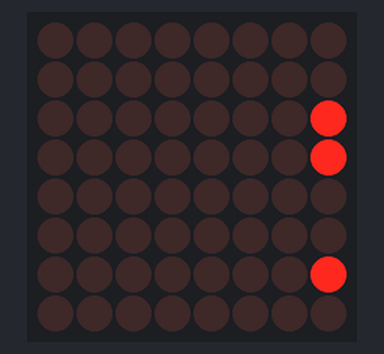
Recording of a sketch running on a simulated Arduino Uno, built with avr-gcc and run on an emulated ATmega328P. Shown: 8×8 LED matrix.

Above: at 0.28 s.
At 5.17 s:
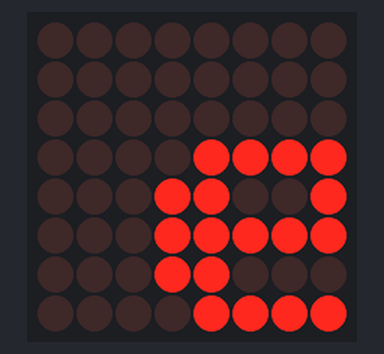
At 10.16 s:
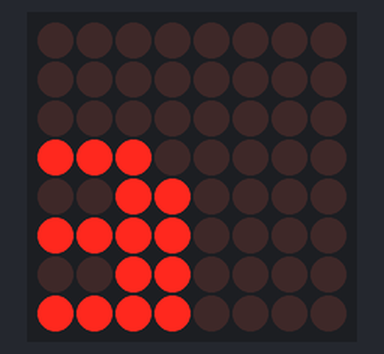
At 20.05 s:
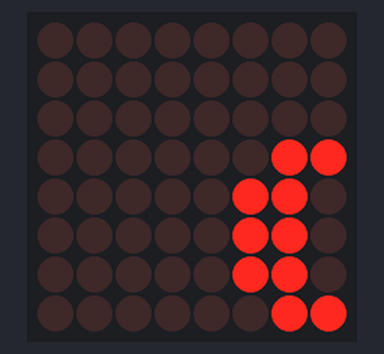
At 29.93 s:
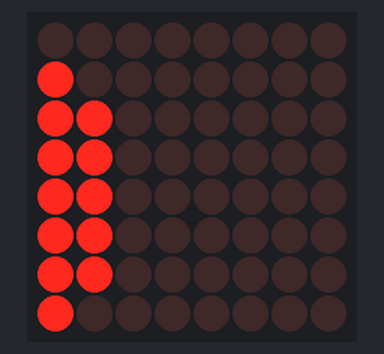
At 39.94 s:
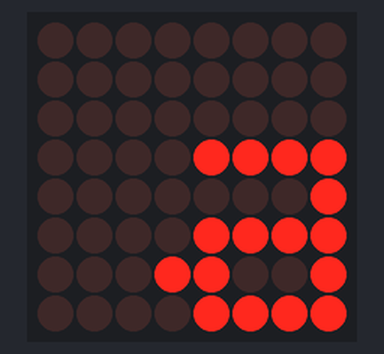

The sketch:

uno_ledmatrix_001.ino
```cpp
#include <LedControl.h>

const uint64_t IMAGES[] = {
  0x6666667e66663c00,
  0x3e66663e66663e00,
  0x3c66060606663c00,
  0x3e66666666663e00,
  0x7e06063e06067e00,
  0x0606063e06067e00,
  0x3c66760606663c00,
  0x6666667e66666600,
  0x3c18181818183c00,
  0x1c36363030307800,
  0x66361e0e1e366600,
  0x7e06060606060600,
  0xc6c6c6d6feeec600,
  0xc6c6e6f6decec600,
  0x3c66666666663c00,
  0x06063e6666663e00,
  0x603c766666663c00,
  0x66361e3e66663e00,
  0x3c66603c06663c00,
  0x18181818185a7e00,
  0x7c66666666666600,
  0x183c666666666600,
  0xc6eefed6c6c6c600,
  0xc6c66c386cc6c600,
  0x1818183c66666600,
  0x7e060c1830607e00,
  0x0000000000000000,
  0x7c667c603c000000,
  0x3e66663e06060600,
  0x3c6606663c000000,
  0x7c66667c60606000,
  0x3c067e663c000000,
  0x0c0c3e0c0c6c3800,
  0x3c607c66667c0000,
  0x6666663e06060600,
  0x3c18181800180000,
  0x1c36363030003000,
  0x66361e3666060600,
  0x1818181818181800,
  0xd6d6feeec6000000,
  0x6666667e3e000000,
  0x3c6666663c000000,
  0x06063e66663e0000,
  0xf0b03c36363c0000,
  0x060666663e000000,
  0x3e403c027c000000,
  0x1818187e18180000,
  0x7c66666666000000,
  0x183c666600000000,
  0x7cd6d6d6c6000000,
  0x663c183c66000000,
  0x3c607c6666000000,
  0x3c0c18303c000000,
  0x3c66666e76663c00,
  0x7e1818181c181800,
  0x7e060c3060663c00,
  0x3c66603860663c00,
  0x30307e3234383000,
  0x3c6660603e067e00,
  0x3c66663e06663c00,
  0x1818183030667e00,
  0x3c66663c66663c00,
  0x3c66607c66663c00
};
const int IMAGES_LEN = sizeof(IMAGES) / 8;
LedControl g_ledControl = LedControl(12, 11, 10, 1);
int g_pos = 0;
int g_min = 0;
String g_text = " Sintiendo a la tierra con ARDUINO ";
bool g_intense = false;
bool g_speed = false;
String g_newText = g_text;
bool g_newIntense = g_intense;
bool g_newSpeed = g_speed;

String fixedString(String value) {
  int separator = value.indexOf(":");

  if (separator < 1) {
    return "";
  }

  int size = value.substring(0, separator).toInt();
  String string = value.substring(separator + 1);

  if ((String("") + size + ":" + string) == value) {
    return string;
  }
  return "";
}

void displayImage(uint64_t image, int pos) {
  if (pos <= -8) {
    return;
  }
  if (pos >= 8) {
    return;
  }
  for (int i = 0; i < 8; i++) {
    byte row = (image >> i * 8) & 0xFF;

    for (int j = 0; j < 8; j++) {
      if ((j + pos) < 0) {
        continue;
      }
      if ((j + pos) > 8) {
        continue;
      }
      g_ledControl.setLed(0, i, j + pos, bitRead(row, j));
    }
  }
}

void displayString(String value, int pos) {
  int i = 0;
  int j = 0;

  while (value[i]) {
    if ((value[i] >= 'A') && (value[i] <= 'Z')) {
      j = value[i] - 'A';
    } else if ((value[i] >= 'a') && (value[i] <= 'z')) {
      j = value[i] - 'a' + 27;
    } else if ((value[i] >= '0') && (value[i] <= '9')) {
      j = value[i] - '0' + 53;
    } else {
      j = 26;
    }
    displayImage(IMAGES[j], pos);
    pos += 8;
    ++i;
  }
}

void updateLimit() {
  g_min = -8 * (g_text.length() - 1);
}

void setup() {
  g_ledControl.shutdown(0, false);
  g_ledControl.setIntensity(0, 10);
  g_ledControl.clearDisplay(0);
  updateLimit();
  g_pos = g_min - 1;
}

void loop() {
  if (g_pos < g_min) {
    g_intense = g_newIntense;
    g_speed = g_newSpeed;
    g_text = g_newText;
    g_ledControl.setIntensity(0, g_intense ? 10 : 2);
    updateLimit();
    g_pos = 0;
  }
  displayString(g_text, g_pos--);
  delay(g_speed ? 50 : 100);
}
```
